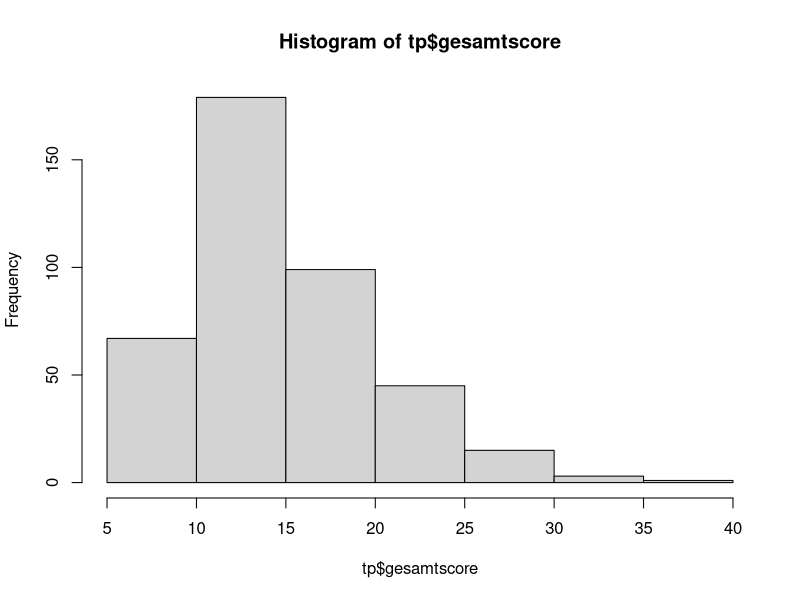
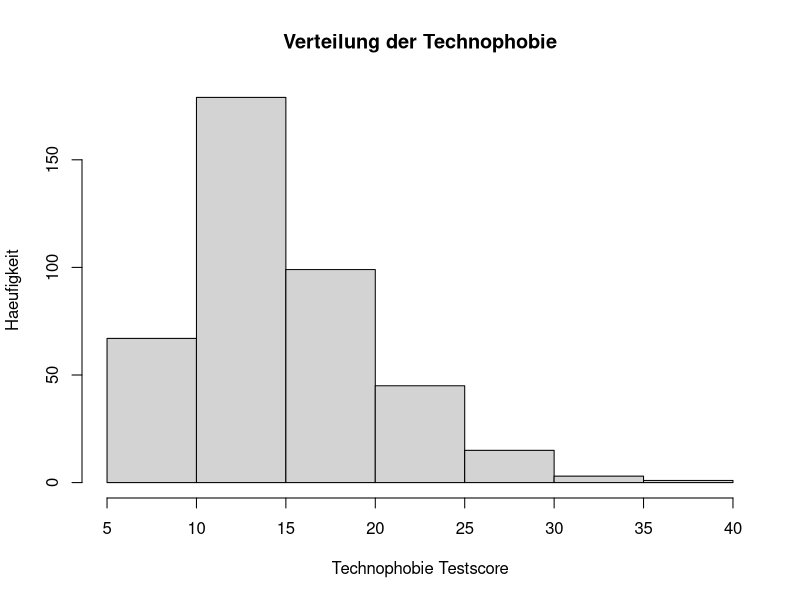

R code for these plots, in order:

## Praktischer Teil -- Termin 4

## Wir arbeiten weiter mit `data.frames`

## Zunaechst laden wir die Datentabelle ein. Sie
## enthaelt Antworten von 409 Teilnehmenden einer
## Online-Untersuchung.  (Dafuer muessen wir alle ein
## R-Studio Projekt anlegen, damit R-Studio weiss, wo
## es nach der Datei, die die Daten enthaelt, suchen
## muss.)

tp <- read.csv("technophobie.csv")

## Unter anderem wurden in der Studie Antworten auf
## eine Technophobieskala erfragt. Diese enthielt die
## folgenden Items:

## TP1 Irgendwie fuehle ich mich einfach aengstlich,
##     wenn ich auf einen Computer zugehe.

## TP2 Computer regen mich auf.

## TP3 Ich denke, die meisten Leute koennen einen
##     Computer besser bedienen als ich.

## TP4 Ich fuehle mich frustriert, wenn ich einen
##     Computer benutze.

## TP5 Wenn ich an Computer denke, werde ich nervoes.

## TP6 Computer schuechtern mich ein.

## TP7 Ich bin dagegen, dass Computer unser
##     alltaegliches Leben so bestimmen.

## TP8 Die Geldangelegenheiten von Menschen sollten
##     nicht von Computern erledigt werden.

## Antworten wurden auf einer Likert-Skala mit 5
## Abstufungen gegeben; diese hatte an den Extremwerten
## die Beschriftungen "Trifft keinesfalls zu" (= 1) und
## "Trifft stark zu" (= 5).


## Aufgabe 1

## (a) Wie viele Antwortende werden eher nervoes, wenn
## sie an Computer denken? (Zustimmung von 4 oder 5 in
## der Aussage TP5)

sum(tp$TP5 >= 4)

## (b) Gebt von den Personen, die eher nervoes werden,
## wenn sie an Computer denken, die Antworten auf Item
## TP6 aus (Betrachtet: signalisieren diese Antworten
## auch eher Zustimmung?)

tp$TP6[tp$TP5 >= 4]

## (c) Gab es mindestens eine Person, die sowohl bei
## Item TP5 und Item TP6 die maximal moegliche
## Zustimmung signalisiert hat?

sum(tp$TP5 == 5 & tp$TP6 == 5)

tp$casenum[tp$TP5 > 4 & tp$TP6 > 4]

## Aufgabe 2

## Die Funktion `cor()` berechnet die Korrelation
## zwischen den Antworten in zwei Items, nimmt also als
## Argumente zwei Vektoren entgegen.

## (a) Berechnet die Korrelation zwischen den Items TP5
## und TP6.
cor(tp$TP5, tp$TP6)

## Wie ist diese Korrelation zu interpretieren? (schaut
## euch an, wie die Items formuliert sind)

## (d) Berechnet die Korrelation zwischen den Items TP5
## und TP8.
cor(tp$TP5, tp$TP8)

## Wie ist diese Korrelation zu interpretieren - auch
## unter Beruecksichtigung der Korrelation zwischen den
## Items TP5 und TP6? (schaut euch an, wie die Items
## formuliert sind)


###########################
## Pause zur Besprechung ## 
###########################


## Aufgabe 3

## (a) Berechnet einen Gesamtscore (Summenscore) fuer
## die Technophobie-Skala und haengt diesen als Spalte
## an den `data.frame` tp an. (Schaut im Zweifel noch
## mal in den Folien von heute nach, wie die Syntax zum
## Anhaengen von Spalten an `data.frames` aussieht.)

tp$gesamtscore <- tp$TP1 + tp$TP2 + tp$TP3 + tp$TP4 +
    tp$TP5 + tp$TP6 + tp$TP7 + tp$TP8

## (b) Was ist der mittlere Gesamtscore? 
mean(tp$gesamtscore)

## (c) Was ist die Standardabweichung des Gesamtscores?
sd(tp$gesamtscore)

## (d) Malt ein Histogramm der Gesamtscores (Wie war
## noch mal die Funktion zum Zeichnen eines Histograms?
## Schaut in der Uebung der letzten Woche nach, fragt
## eure Kommilitonen oder nutzt Google!)
hist(tp$gesamtscore)

## Mit Axenbeschriftung etwas schoener:
hist(tp$gesamtscore, xlab = "Technophobie Testscore",
     ylab = "Haeufigkeit", 
     main = "Verteilung der Technophobie")

## (e) Was war der hoechste Technophobie Score? Wie
## haeufig kam dieser vor?
maximum <- max(tp$gesamtscore)
sum(tp$gesamtscore == maximum)

## (f) Was war der niedrigste Technophobie Score? Wie
## haeufig kam dieser vor?
min(tp$gesamtscore)
sum(tp$gesamtscore == min(tp$gesamtscore))


## (g) Wie viele Personen haben einen Technophobie
## Gesamtscore von groesser als oder gleich 25?
sum(tp$gesamtscore >= 25)

## (h) Wir setzen bei der Punktzahl 25 einen
## willkuerlichen "Cutoff" und bezeichnen Personen mit
## einer Punktzahl groesser oder gleich 25 als
## "Technophobiker". Haengt eine Spalte mit dem Namen
## "Technophobiker" an den data.frame `tp` an, die
## durch einen logischen Vektors kodiert, ob Personen
## Technophobiker sind.

tp$Technophobiker <- tp$gesamtscore >= 25

###########################
## Pause zur Besprechung ## 
###########################

## Aufgabe 4

## Mit der Funktion table() kann man sich die
## Hauefigkeiten der Werte in Vektoren ausgeben
## lassen. Das ist oft vor allem bei "kategorialen
## Variablen" sinnvoll, da hier andere Berechnungen wie
## etwa der Mittelwert keinen Sinn machen. Das geht wie
## folgt:

table(tp$geschlecht)

## Es kann jedoch auch Sinn machen, bei "metrischen"
## Variablen die genaue Hauefigkeitsverteilung zu
## betrachten, etwa beim Gesamtscore:

table(tp$gesamtscore)

## So haette man oben die Aufgaben 3e und 3f loesen
## koennen, da mit dem Befehl table() direkt
## ersichtlich ist, welche Testscore das Minimum und
## Maximum waren, und wir auch die Hauefigkeit des
## Minimums und Maximums erfahren.

## table() kann auch Kreuztabellen erstellen, also
## Haeufigkeiten nach einer anderen Variable
## gruppieren:

table(tp$gesamtscore, tp$geschlecht)

## Erstellt eine Kreuztabelle der Spalte
## "Technophobiker" und dem Geschlecht der
## Teilnehmenden.

table(tp$Technophobiker, tp$geschlecht)

## Aufgabe 5

## (a) Speichert die Punktzahlen aller weiblichen
## Teilnehmerinnen in einer Variablen; macht dasselbe
## fuer die maennlichen Teilnehmer. Betrachtet die
## Variablen. Hinweis: Man kann Vektoren vom Typ
## `factor` (also etwa den Vektor `tp$geschlecht`) auf
## Gleichheit ueberpruefen, indem man die Faktorlabels
## in Anfuerungszeichen angibt, also etwa mit
## tp$geschlecht == "weiblich". (gebt diesen Befehl so
## einmal in die R-Konsole ein, wenn euch nicht klar
## ist, was das heisst oder was ihr tun sollt!)

punkte_weiblich  <- tp$gesamtscore[tp$geschlecht == "weiblich"]
punkte_maennlich <- tp$gesamtscore[tp$geschlecht == "maennlich"]

## (b) Berechnet einen t-Test, der die Technophobie
## Scores der Teilnehmerinnen und Teilnehmer
## vergleicht. Das geht mit der Funktion t.test(), die
## als zwei Argumente zwei Vektoren annimmt.

t.test(punkte_weiblich, punkte_maennlich)

## Alternative (hier zu bevorzugen):
t.test(tp$gesamtscore ~ tp$geschlecht)
